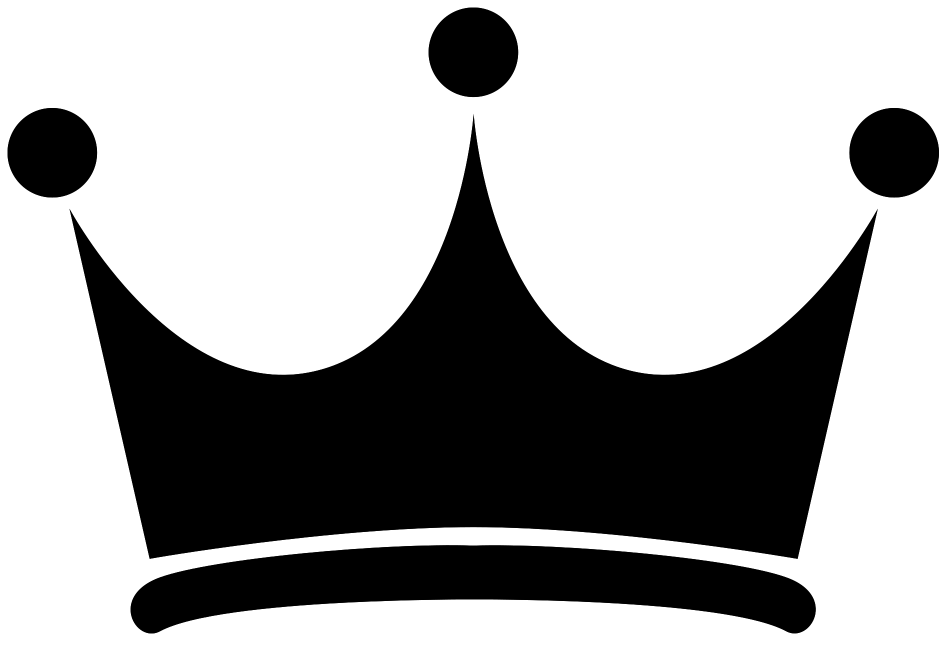
#> input picture queenie.png, 1893 x 1304 px (shown at 1/2 size)
$ python damy.py
#> lines starting #> are read from the running program, lines starting #| are printed output that depends on the picture
import pprint
from PIL import Image

def da_sa(sachovnica, row, col):
    for i in range(row):
        if sachovnica[i]==col or sachovnica[i]-i==col-row or sachovnica[i]+i==col+row:
            return False
    return True

def solve_queens(row, sachovnica, kombinacie):
    if row==8:
        pprint.pprint(sachovnica)
        print("***")
        kombinacie[0]+=1
        display_komb(sachovnica, kombinacie[0])
        return

    for col in range(8):
        if da_sa(sachovnica, row, col):
            sachovnica[row]=col
            solve_queens(row+1, sachovnica, kombinacie)

#vytlaci nie ze:
# [0, 0, 0, 1, 0, 0, 0, 0]
# [0, 0, 0, 0, 0, 1, 0, 0]
# [0, 0, 0, 0, 0, 0, 0, 1]
# [0, 0, 0, 0, 0, 0, 1, 0]
# [1, 0, 0, 0, 0, 0, 0, 0]
# [0, 0, 1, 0, 0, 0, 0, 0]
# [0, 1, 0, 0, 0, 0, 0, 0]
# [0, 0, 0, 0, 1, 0, 0, 0]

#ale vytlaci:
#[7, 3, 0, 2, 5, 1, 6, 4] ==== pocet cisel=pocet rows, cisla:column kde dama je
# 8 rows, dama je v stlpci: cisla

def chessboard_image(cell_size):
#> called with cell_size = 100
    img=Image.new(mode="RGBA", size=(cell_size*8, cell_size*8), color=(121, 46, 219, 255)) #fialova #792edb
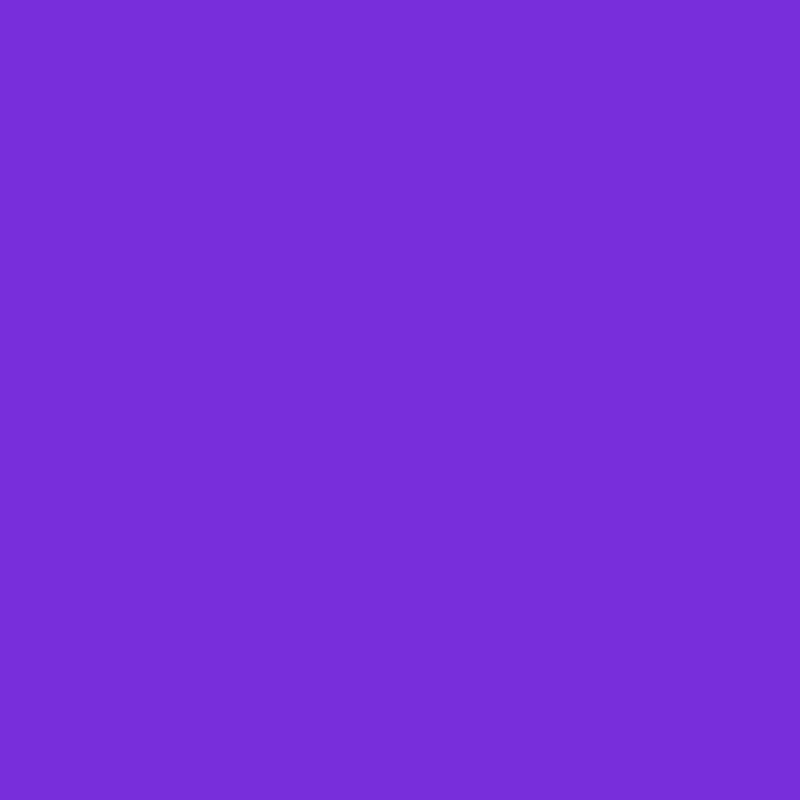
#> img: PIL image 800x800 RGBA; mean R, G, B, A 121, 46, 219, 255
    pix=img.load()
    for y in range(img.size[1]-1):
        for x in range(img.size[0]-1):
            if x//100%2==y//100%2:
                pix[x,y]=(255, 255, 255)
    return img

def display_komb(board, count):
    global img, queen, cell_size
    for row in range(8):
        col=sachovnica[row]
        img.paste(queen, (col*cell_size, row*cell_size), queen)
    image_name="damy "+ str(count) + ".png"
    img.save(image_name)
    img=chessboard_image(cell_size)

sachovnica=[-1]*8
solutions_count=[0]
cell_size=100
img=chessboard_image(cell_size)
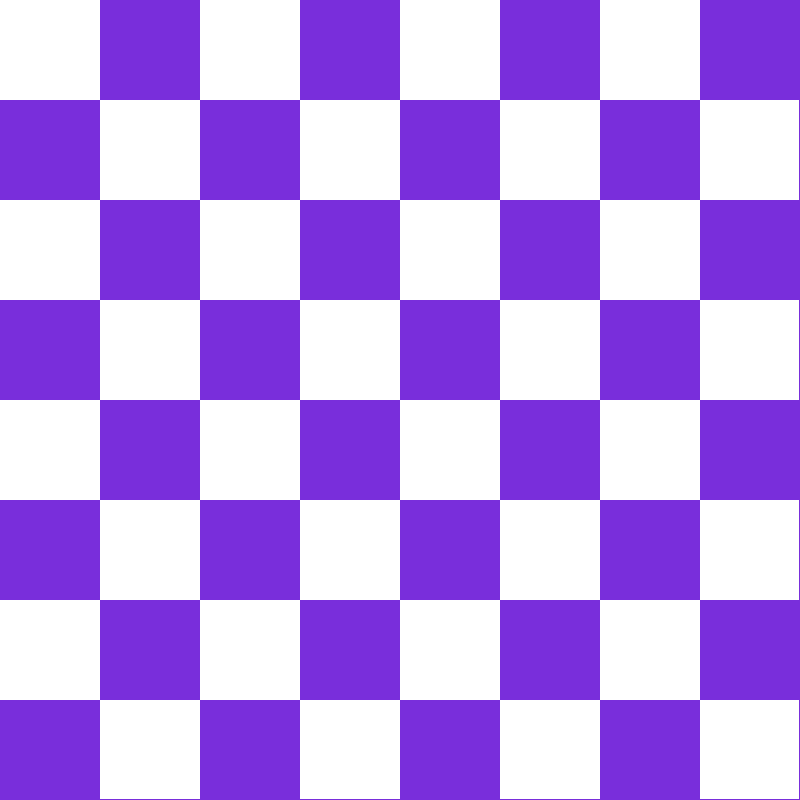
#> img: PIL image 800x800 RGBA; mean R, G, B, A 187.8, 150.2, 237, 255

queen=Image.open("queenie.png")
#> queen is the input picture: PIL image 1893x1304 LA; mean R, G, B, A 0, 0, 0, 86.2
queen=queen.resize((cell_size, cell_size))
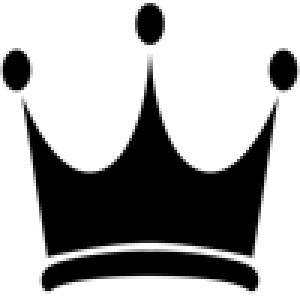
#> queen: PIL image 100x100 LA (shown 3 times larger); mean R, G, B, A 0, 0, 0, 86.2; transparent parts drawn white

solve_queens(0, sachovnica, solutions_count)
#> the loop in solve_queens, `for col in range(8):` made 8 passes
#> pass 1, in display_komb, `img.save(image_name)`:
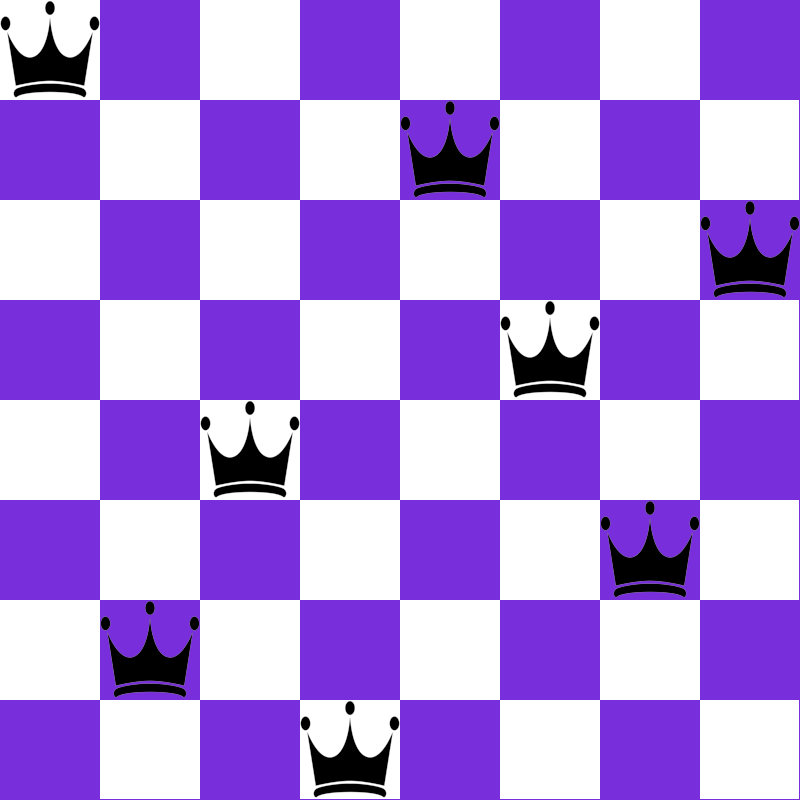
#> saved as damy 1.png: PIL image 800x800 RGBA; mean R, G, B, A 179.9, 143.9, 226.9, 254.6; transparent parts drawn white
#> pass 1, in display_komb (call 2), `img.save(image_name)`:
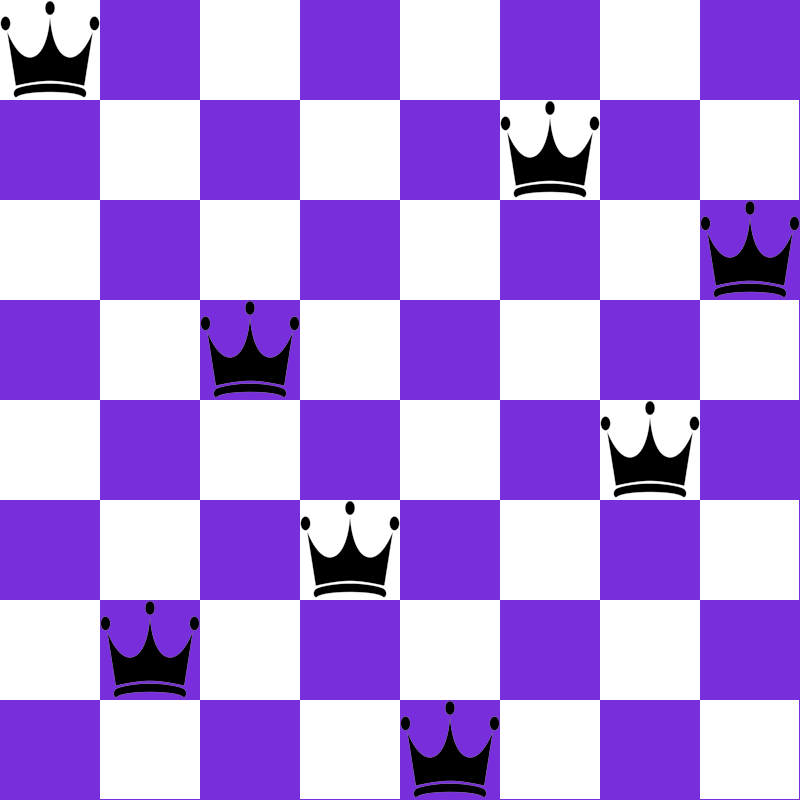
#> saved as damy 2.png: PIL image 800x800 RGBA; mean R, G, B, A 179.9, 143.9, 226.9, 254.6; transparent parts drawn white
#> pass 1, in display_komb (call 3), `img.save(image_name)`:
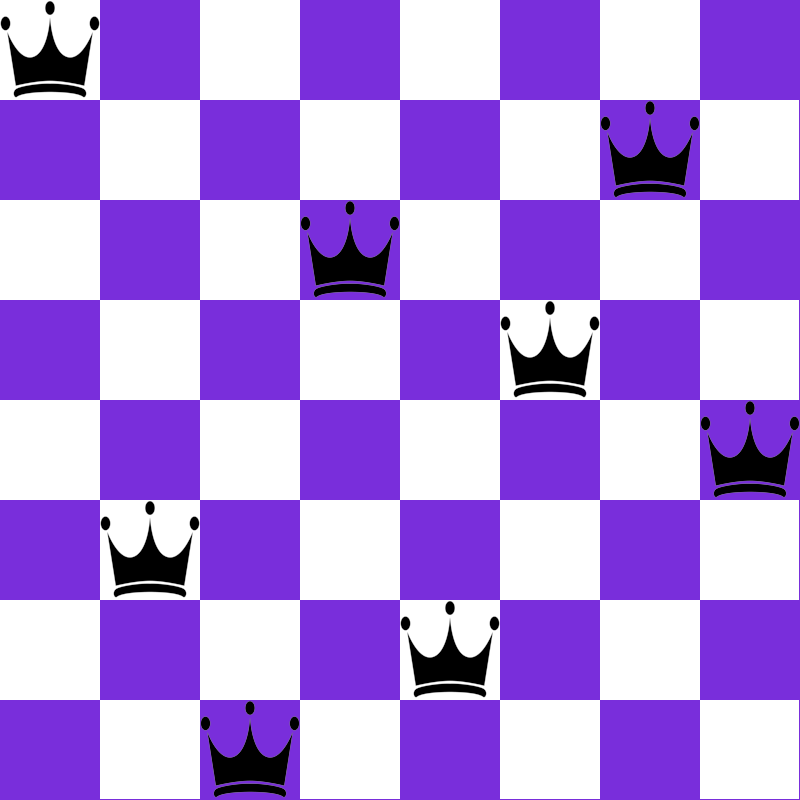
#> saved as damy 3.png: PIL image 800x800 RGBA; mean R, G, B, A 179.9, 143.9, 226.9, 254.6; transparent parts drawn white
#> pass 1, in display_komb (call 4), `img.save(image_name)`:
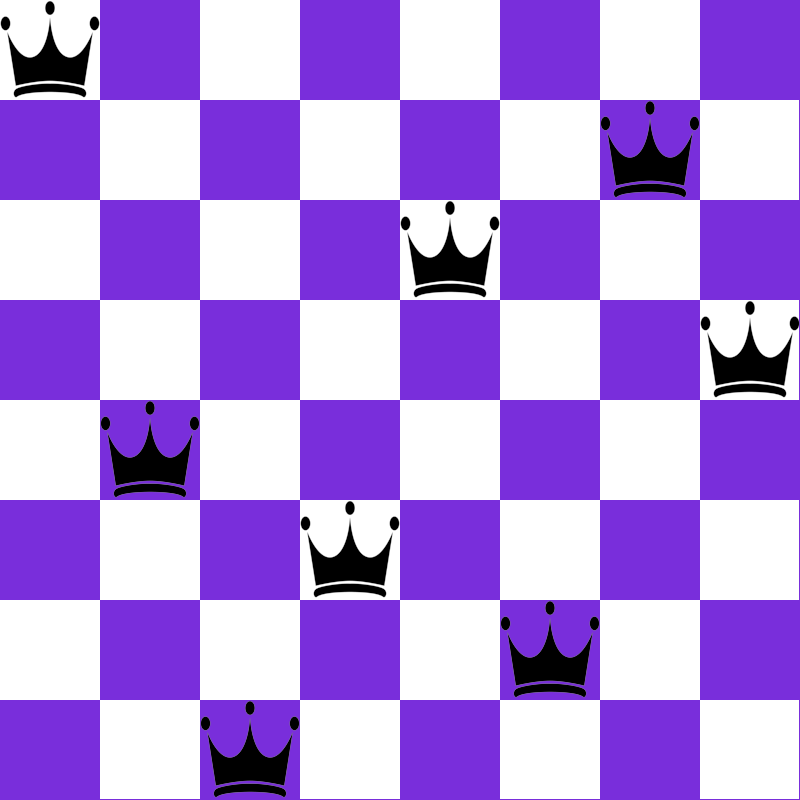
#> saved as damy 4.png: PIL image 800x800 RGBA; mean R, G, B, A 179.9, 143.9, 226.9, 254.6; transparent parts drawn white
print("pocet kombinacii:", solutions_count[0])
